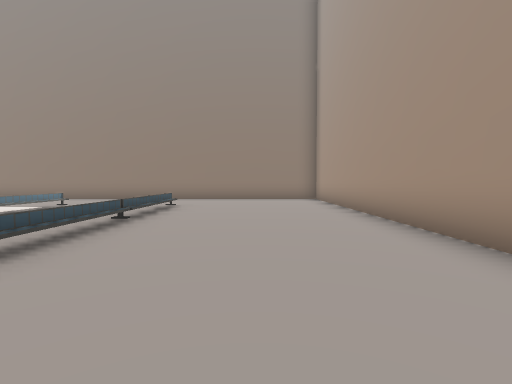
View 1 (above)

16 first-person views from a walk through a 3-D level made in the Unity game engine. The camera is 1.4 m above the floor, tilts 2° down and sees 85° across. The floor is counted in squares, 2 m on a side. Each view is taken from the middle of a square. On the plan, view 1 faces up. The plan holds only what a view shows up to about 9 squares ahead; the rest is blank. The place goes on beyond the plan. The player is left out. Some animated figures are not drawn.

View 2
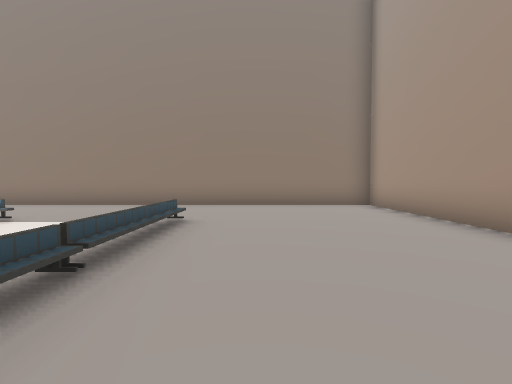

View 3
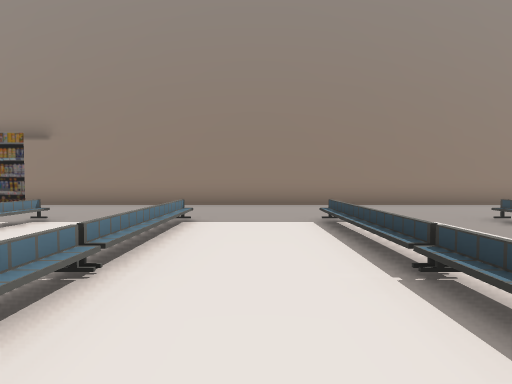

View 4
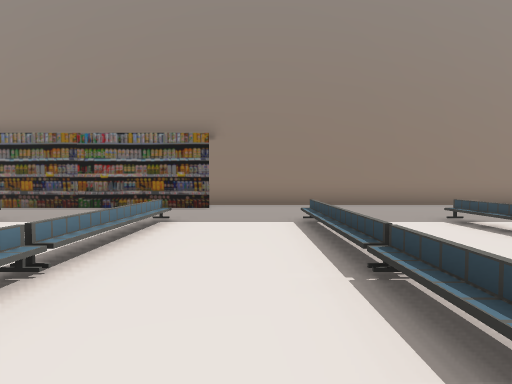

View 5
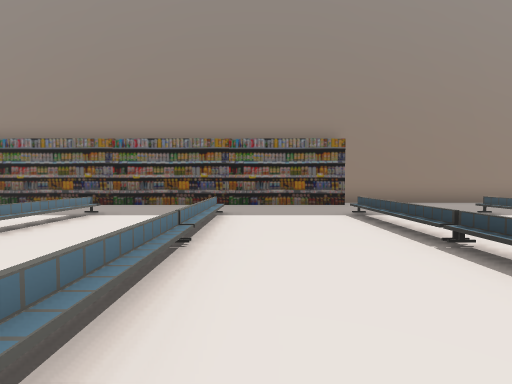

View 6
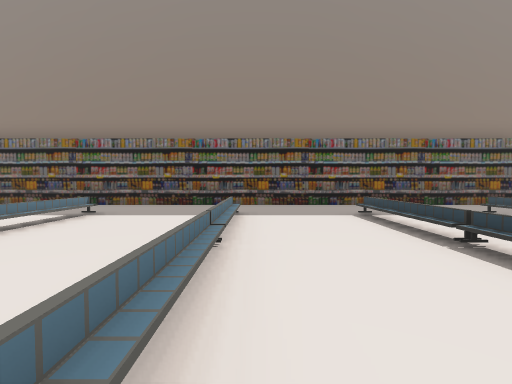

View 7
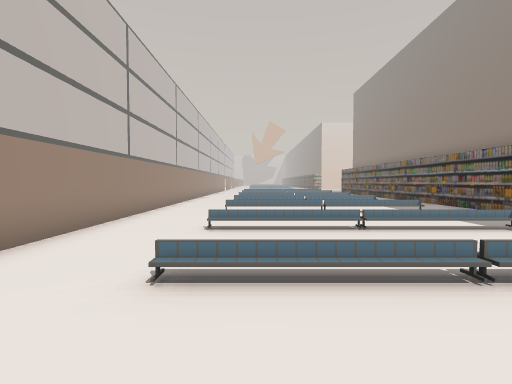

View 8
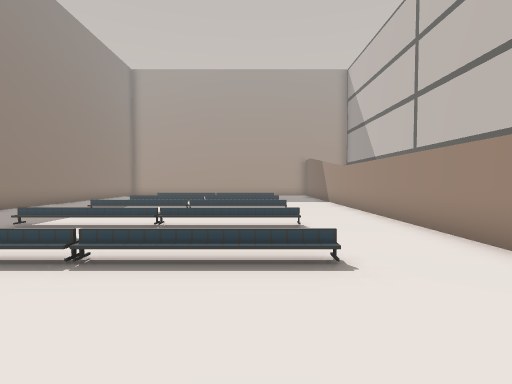

View 9
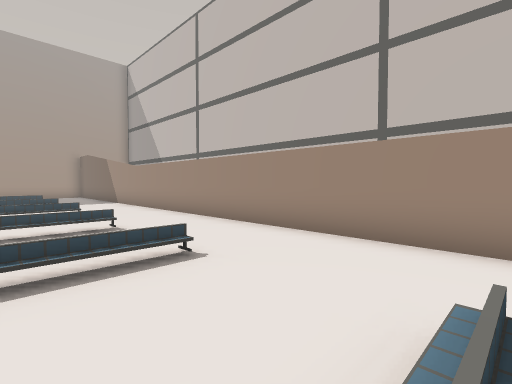

View 10
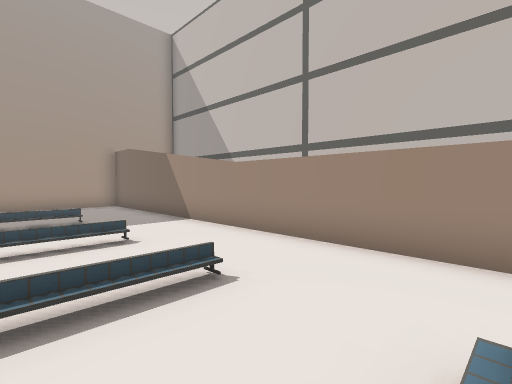

View 11
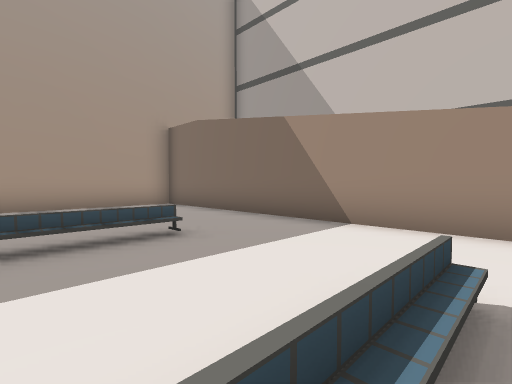

View 12
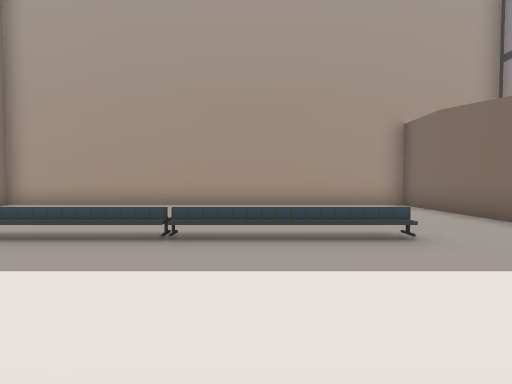

View 13
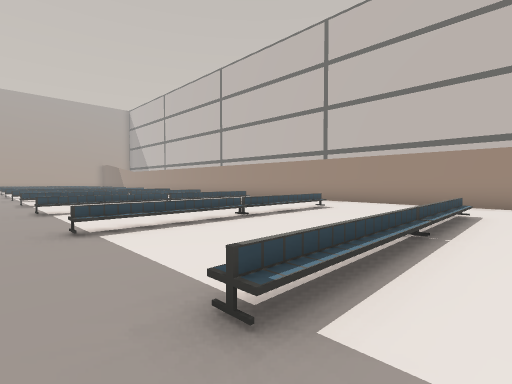

View 14
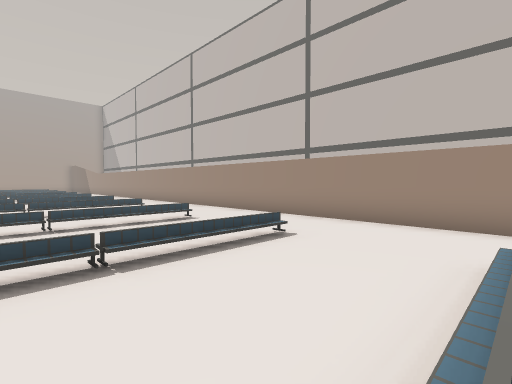

View 15
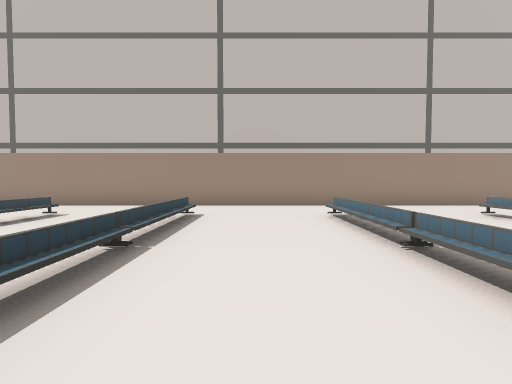

View 16
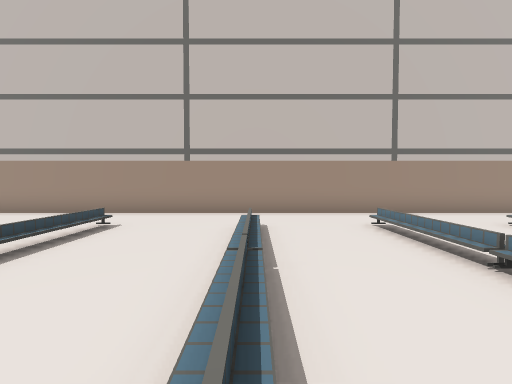

### Floor plan
Key: @ floor where view 1 was taken; # wall or solid block; . floor; / step, stairs or slope; = window, fence, low wall or low ledge.
Columns run from 30 left of view 1 to 3 right of it. Each row starts with its distance up from view 1.
 12                 ##################
 11 #################................#
 10    ..............................#
  9 .................................#
  8 .=..=..=..=../..=..=..=.=..=.....#
  7 ./.........../...../.............#
  6 ./.........../...../.............#
  5 .=..=..=..=..=..=..=..=.=..=.....#
  4 ./.........../...../.............#
  3 ./.........../...../.............#
  2 ./.........../...../.............#
  1 .................................#
  0 ..............................@..#
 -1 ##################################

Where each view was taken, in squares from view 1:
view 1: 0 up, 0 right, facing up
view 2: 3 up, 1 left, facing up
view 3: 3 up, 7 left, facing up
view 4: 3 up, 12 left, facing up
view 5: 2 up, 16 left, facing up
view 6: 2 up, 22 left, facing up
view 7: 3 up, 17 left, facing left
view 8: 3 up, 17 left, facing right
view 9: 4 up, 17 left, facing down-right
view 10: 4 up, 11 left, facing down-right
view 11: 4 up, 6 left, facing down-right
view 12: 4 up, 6 left, facing right
view 13: 9 up, 30 left, facing down-right
view 14: 6 up, 29 left, facing down-right
view 15: 8 up, 24 left, facing down
view 16: 8 up, 17 left, facing down
